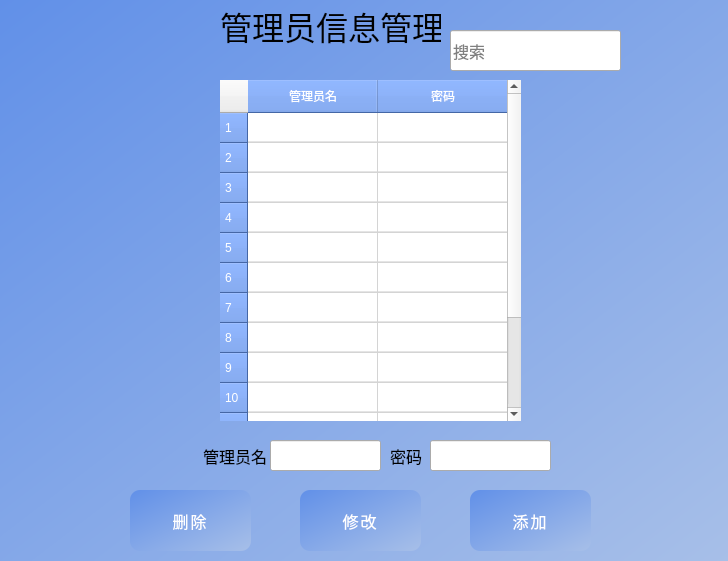
<?xml version="1.0" encoding="UTF-8"?>
<ui version="4.0">
  <class>admin_mgt</class>
  <widget class="QWidget" name="admin_mgt">
    <property name="geometry">
      <rect>
        <x>0</x>
        <y>0</y>
        <width>728</width>
        <height>561</height>
      </rect>
    </property>
    <property name="sizePolicy">
      <sizepolicy hsizetype="Fixed" vsizetype="Fixed">
        <horstretch>0</horstretch>
        <verstretch>0</verstretch>
      </sizepolicy>
    </property>
    <property name="minimumSize">
      <size>
        <width>630</width>
        <height>558</height>
      </size>
    </property>
    <property name="maximumSize">
      <size>
        <width>1000</width>
        <height>1000</height>
      </size>
    </property>
    <property name="cursor">
      <cursorShape>ArrowCursor</cursorShape>
    </property>
    <property name="windowTitle">
      <string>信息管理</string>
    </property>
    <property name="windowIcon">
      <iconset>
        <normaloff>../image/logo.png</normaloff>../image/logo.png
      </iconset>
    </property>

    <widget class="QLabel" name="label_2">
      <property name="geometry">
        <rect>
          <x>220</x>
          <y>0</y>
          <width>221</width>
          <height>51</height>
        </rect>
      </property>
      <property name="sizePolicy">
        <sizepolicy hsizetype="Fixed" vsizetype="Fixed">
          <horstretch>0</horstretch>
          <verstretch>0</verstretch>
        </sizepolicy>
      </property>
      <property name="font">
        <font>
          <family>楷体</family>
          <pointsize>24</pointsize>
        </font>
      </property>
      <property name="text">
        <string>管理员信息管理</string>
      </property>
      <property name="alignment">
        <set>Qt::AlignLeading|Qt::AlignLeft|Qt::AlignVCenter</set>
      </property>
    </widget>
    <widget class="QPushButton" name="delet">
      <property name="geometry">
        <rect>
          <x>130</x>
          <y>490</y>
          <width>121</width>
          <height>61</height>
        </rect>
      </property>
      <property name="text">
        <string>删除</string>
      </property>
    </widget>
    <widget class="QTableWidget" name="tableWidget">
      <property name="geometry">
        <rect>
          <x>220</x>
          <y>80</y>
          <width>301</width>
          <height>341</height>
        </rect>
      </property>
      <property name="verticalScrollBarPolicy">
        <enum>Qt::ScrollBarAlwaysOn</enum>
      </property>
      <property name="horizontalScrollBarPolicy">
        <enum>Qt::ScrollBarAlwaysOff</enum>
      </property>
      <property name="editTriggers">
        <set>QAbstractItemView::NoEditTriggers</set>
      </property>
      <property name="dragDropMode">
        <enum>QAbstractItemView::NoDragDrop</enum>
      </property>
      <property name="selectionMode">
        <enum>QAbstractItemView::ContiguousSelection</enum>
      </property>
      <property name="selectionBehavior">
        <enum>QAbstractItemView::SelectRows</enum>
      </property>
      <property name="textElideMode">
        <enum>Qt::ElideLeft</enum>
      </property>
      <property name="verticalScrollMode">
        <enum>QAbstractItemView::ScrollPerItem</enum>
      </property>
      <property name="horizontalScrollMode">
        <enum>QAbstractItemView::ScrollPerItem</enum>
      </property>
      <property name="gridStyle">
        <enum>Qt::SolidLine</enum>
      </property>
      <property name="rowCount">
        <number>14</number>
      </property>
      <attribute name="horizontalHeaderDefaultSectionSize">
        <number>130</number>
      </attribute>
      <row />
      <row />
      <row />
      <row />
      <row />
      <row />
      <row />
      <row />
      <row />
      <row />
      <row />
      <row />
      <row />
      <row />
      <column>
        <property name="text">
          <string>管理员名</string>
        </property>
      </column>
      <column>
        <property name="text">
          <string>密码</string>
        </property>
      </column>
    </widget>
    <widget class="QPushButton" name="change">
      <property name="geometry">
        <rect>
          <x>300</x>
          <y>490</y>
          <width>121</width>
          <height>61</height>
        </rect>
      </property>
      <property name="maximumSize">
        <size>
          <width>1000</width>
          <height>400</height>
        </size>
      </property>
      <property name="text">
        <string>修改</string>
      </property>
    </widget>
    <widget class="QLineEdit" name="adminname">
      <property name="geometry">
        <rect>
          <x>270</x>
          <y>440</y>
          <width>111</width>
          <height>31</height>
        </rect>
      </property>
    </widget>
    <widget class="QLabel" name="label">
      <property name="geometry">
        <rect>
          <x>203</x>
          <y>440</y>
          <width>71</width>
          <height>31</height>
        </rect>
      </property>
      <property name="font">
        <font>
          <pointsize>12</pointsize>
        </font>
      </property>
      <property name="cursor">
        <cursorShape>IBeamCursor</cursorShape>
      </property>
      <property name="text">
        <string>管理员名</string>
      </property>
    </widget>
    <widget class="QLineEdit" name="passwords">
      <property name="geometry">
        <rect>
          <x>430</x>
          <y>440</y>
          <width>121</width>
          <height>31</height>
        </rect>
      </property>
    </widget>
    <widget class="QLabel" name="label_4">
      <property name="geometry">
        <rect>
          <x>390</x>
          <y>440</y>
          <width>54</width>
          <height>31</height>
        </rect>
      </property>
      <property name="font">
        <font>
          <pointsize>12</pointsize>
        </font>
      </property>
      <property name="text">
        <string>密码</string>
      </property>
    </widget>
    <widget class="QPushButton" name="add">
      <property name="geometry">
        <rect>
          <x>470</x>
          <y>490</y>
          <width>121</width>
          <height>61</height>
        </rect>
      </property>
      <property name="maximumSize">
        <size>
          <width>1000</width>
          <height>400</height>
        </size>
      </property>
      <property name="text">
        <string>添加</string>
      </property>
    </widget>
    <widget class="QLabel" name="label_6">
      <property name="geometry">
        <rect>
          <x>520</x>
          <y>20</y>
          <width>54</width>
          <height>16</height>
        </rect>
      </property>
      <property name="text">
        <string />
      </property>
    </widget>
    <widget class="QLineEdit" name="search_admin">
      <property name="geometry">
        <rect>
          <x>450</x>
          <y>30</y>
          <width>171</width>
          <height>41</height>
        </rect>
      </property>
      <property name="font">
        <font>
          <pointsize>12</pointsize>
        </font>
      </property>
      <property name="tabletTracking">
        <bool>false</bool>
      </property>
      <property name="placeholderText">
        <string>搜索</string>
      </property>
      <property name="cursorMoveStyle">
        <enum>Qt::LogicalMoveStyle</enum>
      </property>
    </widget>
    <widget class="QPushButton" name="search">
      <property name="geometry">
        <rect>
          <x>570</x>
          <y>40</y>
          <width>75</width>
          <height>24</height>
        </rect>
      </property>
      <property name="styleSheet">
        <string notr="true">background-color: transparent;</string>
      </property>
      <property name="text">
        <string />
      </property>
      <property name="icon">
        <iconset>
          <normaloff>../image/search.png</normaloff>../image/search.png
        </iconset>
      </property>
    </widget>
    <property name="styleSheet">
      <string>
        #admin_mgt {
        background-color: qlineargradient(x1:0, y1:0, x2:1, y2:1, stop:0 #6190E8,stop:1 #A7BFE8);
        }
        QTableWidget {
        background-color: #FFFFFF;
        alternate-background-color: #F2F2F2;
        border: none;
        }
        QTableWidget::item {
        padding: 5px;
        background-color: #FFFFFF;
        color: #333333;
        border-bottom: 1px solid #E5E5E5;
        }
        QTableWidget::item:hover {
        background-color: #E6F2FF;
        }
        QTableWidget::item:selected {
        background-color: #4299FF;
        color: #FFFFFF;
        }
        QHeaderView {
        background-color: #6190E8;
        border: none;
        }
        QHeaderView::section {
        padding: 5px;
        background-color: #6190E8;
        color: #FFFFFF;
        border-bottom: 1px solid #4786D1;
        }
        QHeaderView::section:hover {
        background-color: #4786D1;
        }
        QHeaderView::section:checked {
        background-color: #4299FF;
        color: #FFFFFF;
        }
        QPushButton {
        background-color: qlineargradient(x1:0, y1:0, x2:1, y2:1, stop:0 #6190E8,stop:1 #A7BFE8);
        color: #FFFFFF;
        border: none;
        padding: 10px 20px;
        font-size: 16px;
        border-radius: 10px;
        text-transform: uppercase;
        letter-spacing: 2px;
        }
        QPushButton:hover {
        background-color: qlineargradient(x1:0, y1:0, x2:1, y2:1, stop:0 #A7BFE8,stop:1 #6190E8);
        }
        QPushButton:pressed {
        background-color: #366BA4;
        }
        QPushButton:disabled {
        background-color: #999999;
        color: #CCCCCC;
        }
        QPushButton:default {
        border: none;
        border-radius: 5px;
        background-color: #4299FF;
        color: #FFFFFF;
        padding: 10px 20px;
        font-size: 16px;
        text-transform: uppercase;
        letter-spacing: 2px;
        outline: none;
        }
        QPushButton:focus {
        outline: none;
        border: 2px solid #4299FF;
        }
      </string>
    </property>
  </widget>
  <resources />
  <connections />
</ui>
